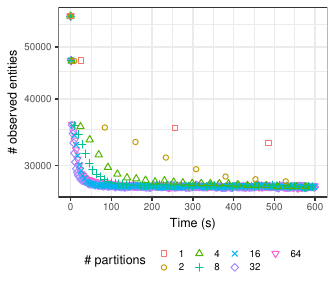

Recreate this plot in R.
library(dplyr)
library(mcmcse)
library(ggplot2)
library(stringr)

expt.dirs <- c("../../analyze/spark-eber-results/nltcs_6levels_med-prior_collapsed",
               "../../analyze/spark-eber-results/nltcs_5levels_med-prior_collapsed",
               "../../analyze/spark-eber-results/nltcs_4levels_med-prior_collapsed",
               "../../analyze/spark-eber-results/nltcs_3levels_med-prior_collapsed",
               "../../analyze/spark-eber-results/nltcs_2levels_med-prior_collapsed",
               "../../analyze/spark-eber-results/nltcs_1level_med-prior_collapsed",
               "../../analyze/spark-eber-results/nltcs_0levels_med-prior_collapsed")

save.fname <- "num-ent-plot-test-num-partitions"
plot.width <- 3.349263889
plot.height <- 2.82
end.time <- 1000
num.points <- 200

theme_set(theme_bw() + theme(text = element_text(size = 9)))

results <- lapply(expt.dirs, function(dir) {
  # Read diagnostic CSV files from experiment
  diagnostics <- read.csv(paste(dir,"diagnostics.csv", sep="/"))
  
  # Get number of partitions from the directory name of the experiment
  num.levels <- stringr::str_extract(dir, "\\d")
  num.partitions <- 2^as.integer(num.levels)
  
  # Select iterations within specified range
  # (Reason: some experiments have been run for more iterations than others.)
  start.time <- diagnostics$systemTime.ms[1]
  diagnostics %>% 
    mutate(time = (systemTime.ms - start.time) * 10^-3, 
           num.partitions = num.partitions) %>% 
    filter(time <= end.time) %>% 
    select(iteration, time, num.partitions, numObservedEntities)-> diagnostics
  
  return(diagnostics)
})

results.combined <- bind_rows(results)

pdf(paste0(save.fname, ".pdf"), height = plot.height, width = plot.width)
results.combined %>% 
  mutate(num.partitions = as.factor(num.partitions)) %>%
  ggplot(aes(x = time, y = numObservedEntities, col = num.partitions)) + 
  geom_point(aes(shape = num.partitions)) + 
  scale_shape_manual(values = seq(0,7)) +
  scale_x_continuous(limits = c(0, 600)) +
  coord_trans(y = "log10") +
  labs(x = "Time (s)", y = "# observed entities", col = "# partitions", shape = "# partitions") +
  theme(legend.position="bottom", legend.margin=margin(0,0,0,0), legend.key.height = unit(10,"points"))
dev.off()
